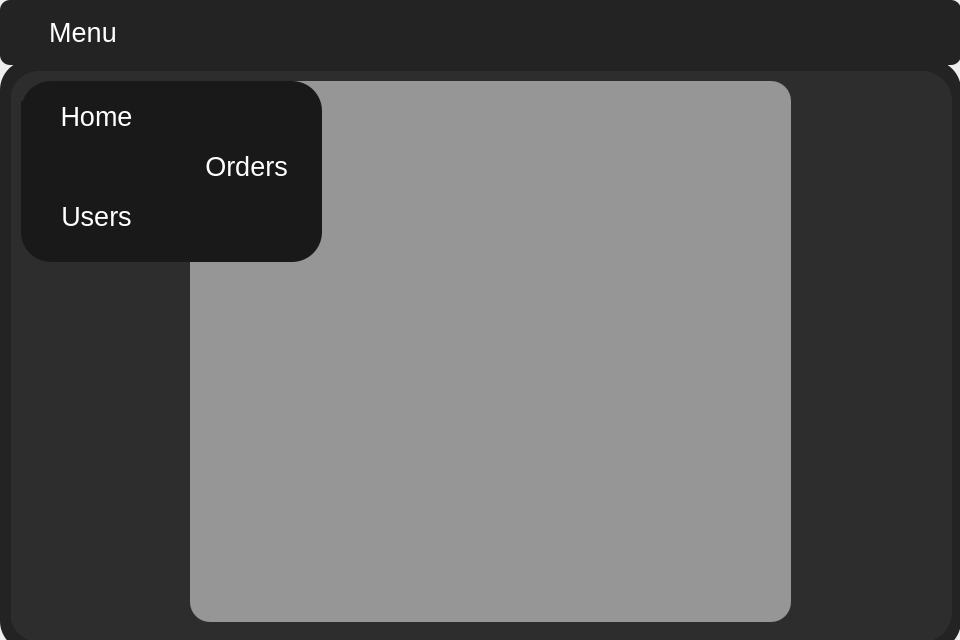
<?xml version="1.0" encoding="UTF-8"?>
<ui version="4.0">
 <class>Form</class>
 <widget class="QWidget" name="Form">
  <property name="geometry">
   <rect>
    <x>0</x>
    <y>0</y>
    <width>960</width>
    <height>640</height>
   </rect>
  </property>
  <property name="windowTitle">
   <string>Form</string>
  </property>
  <widget class="QFrame" name="topFrame">
   <property name="geometry">
    <rect>
     <x>0</x>
     <y>0</y>
     <width>961</width>
     <height>65</height>
    </rect>
   </property>
   <property name="styleSheet">
    <string notr="true">background-color: rgb(35, 35, 35);
border-radius:10px;</string>
   </property>
   <property name="frameShape">
    <enum>QFrame::StyledPanel</enum>
   </property>
   <property name="frameShadow">
    <enum>QFrame::Raised</enum>
   </property>
   <layout class="QHBoxLayout" name="horizontalLayout">
    <item>
     <spacer name="horizontalSpacer_2">
      <property name="orientation">
       <enum>Qt::Horizontal</enum>
      </property>
      <property name="sizeType">
       <enum>QSizePolicy::Preferred</enum>
      </property>
      <property name="sizeHint" stdset="0">
       <size>
        <width>40</width>
        <height>20</height>
       </size>
      </property>
     </spacer>
    </item>
    <item>
     <widget class="QPushButton" name="menuButton">
      <property name="font">
       <font>
        <family>Segoe UI</family>
        <pointsize>20</pointsize>
       </font>
      </property>
      <property name="styleSheet">
       <string notr="true">color:white
</string>
      </property>
      <property name="text">
       <string>Menu</string>
      </property>
      <property name="icon">
       <iconset resource="resource.qrc">
        <normaloff>:/background/Resources/menu.png</normaloff>:/background/Resources/menu.png</iconset>
      </property>
      <property name="iconSize">
       <size>
        <width>32</width>
        <height>32</height>
       </size>
      </property>
      <property name="checkable">
       <bool>false</bool>
      </property>
      <property name="autoDefault">
       <bool>false</bool>
      </property>
      <property name="flat">
       <bool>true</bool>
      </property>
     </widget>
    </item>
    <item>
     <spacer name="horizontalSpacer">
      <property name="orientation">
       <enum>Qt::Horizontal</enum>
      </property>
      <property name="sizeHint" stdset="0">
       <size>
        <width>40</width>
        <height>20</height>
       </size>
      </property>
     </spacer>
    </item>
    <item>
     <widget class="QPushButton" name="minButton">
      <property name="font">
       <font>
        <family>Segoe UI</family>
        <pointsize>20</pointsize>
       </font>
      </property>
      <property name="styleSheet">
       <string notr="true">color:white
</string>
      </property>
      <property name="text">
       <string/>
      </property>
      <property name="icon">
       <iconset resource="resource.qrc">
        <normaloff>:/background/Resources/minimize.png</normaloff>:/background/Resources/minimize.png</iconset>
      </property>
      <property name="iconSize">
       <size>
        <width>24</width>
        <height>24</height>
       </size>
      </property>
      <property name="checkable">
       <bool>false</bool>
      </property>
      <property name="autoDefault">
       <bool>false</bool>
      </property>
      <property name="flat">
       <bool>true</bool>
      </property>
     </widget>
    </item>
    <item>
     <widget class="QPushButton" name="maxButton">
      <property name="font">
       <font>
        <family>Segoe UI</family>
        <pointsize>20</pointsize>
       </font>
      </property>
      <property name="styleSheet">
       <string notr="true">color:white
</string>
      </property>
      <property name="text">
       <string/>
      </property>
      <property name="icon">
       <iconset resource="resource.qrc">
        <normaloff>:/background/Resources/maximize.png</normaloff>:/background/Resources/maximize.png</iconset>
      </property>
      <property name="iconSize">
       <size>
        <width>24</width>
        <height>24</height>
       </size>
      </property>
      <property name="checkable">
       <bool>false</bool>
      </property>
      <property name="autoDefault">
       <bool>false</bool>
      </property>
      <property name="flat">
       <bool>true</bool>
      </property>
     </widget>
    </item>
    <item>
     <widget class="QPushButton" name="closeButton">
      <property name="font">
       <font>
        <family>Segoe UI</family>
        <pointsize>20</pointsize>
       </font>
      </property>
      <property name="styleSheet">
       <string notr="true">color:white
</string>
      </property>
      <property name="text">
       <string/>
      </property>
      <property name="icon">
       <iconset resource="resource.qrc">
        <normaloff>:/background/Resources/close.png</normaloff>:/background/Resources/close.png</iconset>
      </property>
      <property name="iconSize">
       <size>
        <width>24</width>
        <height>24</height>
       </size>
      </property>
      <property name="checkable">
       <bool>false</bool>
      </property>
      <property name="autoDefault">
       <bool>false</bool>
      </property>
      <property name="flat">
       <bool>true</bool>
      </property>
     </widget>
    </item>
   </layout>
  </widget>
  <widget class="QFrame" name="mainFrame">
   <property name="geometry">
    <rect>
     <x>0</x>
     <y>60</y>
     <width>961</width>
     <height>591</height>
    </rect>
   </property>
   <property name="styleSheet">
    <string notr="true">background-color: rgb(35, 35, 35);
border-radius:30px;</string>
   </property>
   <property name="frameShape">
    <enum>QFrame::NoFrame</enum>
   </property>
   <property name="frameShadow">
    <enum>QFrame::Raised</enum>
   </property>
   <widget class="QFrame" name="middleFrame">
    <property name="geometry">
     <rect>
      <x>11</x>
      <y>11</y>
      <width>941</width>
      <height>571</height>
     </rect>
    </property>
    <property name="styleSheet">
     <string notr="true">background-color: rgb(45, 45, 45);</string>
    </property>
    <property name="frameShape">
     <enum>QFrame::NoFrame</enum>
    </property>
    <property name="frameShadow">
     <enum>QFrame::Raised</enum>
    </property>
    <widget class="QFrame" name="leftFrame">
     <property name="geometry">
      <rect>
       <x>10</x>
       <y>10</y>
       <width>301</width>
       <height>181</height>
      </rect>
     </property>
     <property name="minimumSize">
      <size>
       <width>180</width>
       <height>0</height>
      </size>
     </property>
     <property name="maximumSize">
      <size>
       <width>16777215</width>
       <height>16777215</height>
      </size>
     </property>
     <property name="styleSheet">
      <string notr="true">background-color:rgba(25, 25, 25, 255);
border-radius:30px</string>
     </property>
     <property name="frameShape">
      <enum>QFrame::NoFrame</enum>
     </property>
     <property name="frameShadow">
      <enum>QFrame::Raised</enum>
     </property>
     <widget class="QPushButton" name="homeButton">
      <property name="geometry">
       <rect>
        <x>0</x>
        <y>20</y>
        <width>151</width>
        <height>31</height>
       </rect>
      </property>
      <property name="font">
       <font>
        <family>Segoe UI</family>
        <pointsize>20</pointsize>
       </font>
      </property>
      <property name="styleSheet">
       <string notr="true">color:white
</string>
      </property>
      <property name="text">
       <string>Home</string>
      </property>
      <property name="icon">
       <iconset resource="resource.qrc">
        <normaloff>:/background/Resources/home.png</normaloff>:/background/Resources/home.png</iconset>
      </property>
      <property name="iconSize">
       <size>
        <width>32</width>
        <height>32</height>
       </size>
      </property>
      <property name="checkable">
       <bool>false</bool>
      </property>
      <property name="autoDefault">
       <bool>false</bool>
      </property>
      <property name="flat">
       <bool>true</bool>
      </property>
     </widget>
     <widget class="QPushButton" name="profileButton">
      <property name="geometry">
       <rect>
        <x>0</x>
        <y>120</y>
        <width>151</width>
        <height>31</height>
       </rect>
      </property>
      <property name="font">
       <font>
        <family>Segoe UI</family>
        <pointsize>20</pointsize>
       </font>
      </property>
      <property name="styleSheet">
       <string notr="true">color:white
</string>
      </property>
      <property name="text">
       <string>Users</string>
      </property>
      <property name="icon">
       <iconset resource="resource.qrc">
        <normaloff>:/background/Resources/profile.png</normaloff>:/background/Resources/profile.png</iconset>
      </property>
      <property name="iconSize">
       <size>
        <width>32</width>
        <height>32</height>
       </size>
      </property>
      <property name="checkable">
       <bool>false</bool>
      </property>
      <property name="autoDefault">
       <bool>false</bool>
      </property>
      <property name="flat">
       <bool>true</bool>
      </property>
     </widget>
     <widget class="QPushButton" name="cartButton">
      <property name="geometry">
       <rect>
        <x>150</x>
        <y>70</y>
        <width>151</width>
        <height>31</height>
       </rect>
      </property>
      <property name="font">
       <font>
        <family>Segoe UI</family>
        <pointsize>20</pointsize>
       </font>
      </property>
      <property name="styleSheet">
       <string notr="true">color:white
</string>
      </property>
      <property name="text">
       <string>Orders</string>
      </property>
      <property name="icon">
       <iconset resource="resource.qrc">
        <normaloff>:/background/Resources/cart.png</normaloff>:/background/Resources/cart.png</iconset>
      </property>
      <property name="iconSize">
       <size>
        <width>32</width>
        <height>32</height>
       </size>
      </property>
      <property name="checkable">
       <bool>false</bool>
      </property>
      <property name="autoDefault">
       <bool>false</bool>
      </property>
      <property name="flat">
       <bool>true</bool>
      </property>
     </widget>
    </widget>
    <widget class="QStackedWidget" name="stackedWidget">
     <property name="geometry">
      <rect>
       <x>-1</x>
       <y>0</y>
       <width>941</width>
       <height>571</height>
      </rect>
     </property>
     <property name="currentIndex">
      <number>1</number>
     </property>
     <widget class="QWidget" name="home">
      <widget class="QFrame" name="login_form_frame">
       <property name="geometry">
        <rect>
         <x>20</x>
         <y>10</y>
         <width>911</width>
         <height>551</height>
        </rect>
       </property>
       <property name="minimumSize">
        <size>
         <width>450</width>
         <height>350</height>
        </size>
       </property>
       <property name="maximumSize">
        <size>
         <width>9999999</width>
         <height>16777215</height>
        </size>
       </property>
       <property name="styleSheet">
        <string notr="true">border-radius: 20px;
</string>
       </property>
       <property name="frameShape">
        <enum>QFrame::StyledPanel</enum>
       </property>
       <property name="frameShadow">
        <enum>QFrame::Raised</enum>
       </property>
       <widget class="QFrame" name="input_fileds_frame">
        <property name="geometry">
         <rect>
          <x>180</x>
          <y>0</y>
          <width>541</width>
          <height>551</height>
         </rect>
        </property>
        <property name="styleSheet">
         <string notr="true">QFrame{

	
	
	
	background-color: qlineargradient(spread:pad, x1:0.489, y1:0, x2:0.534, y2:1, stop:0 rgba(25, 25, 25, 255), stop:1 rgba(39, 39, 39, 255));

}
QLineEdit {
	border: 2px solid rgb(0, 93, 159);
	border-radius: 10px;
	padding: 15px;
	background-color: rgb(0, 69, 116);
	color: rgb(255, 255, 255);
}
QLineEdit:hover {
	border: 2px solid rgb(0, 66, 124);
}
QLineEdit:focus {
	border: 2px solid rgb(206, 206, 206);
	color: rgb(200, 200, 200);
}
QPushButton {
	border: 2px solid rgb(45, 45, 45);
	border-radius: 10px;
	padding: 15px;
	background-color:rgb(14, 13, 24);
	color: rgb(255, 255, 255);
}
QPushButton:hover {
	border: 2px solid rgb(0, 66, 124);
}
QLabel{
	border:3px solid  rgb(45, 45, 45);
	border-radius: 10px;
	
	background-color: rgb(6, 63, 104);
}
QCheckBox{
	color: rgb(255, 255, 255);
	padding: 10px;
}
QCheckBox::indicator {
    border: 3px solid rgb(0, 93, 159);
	width: 20px;
	height: 20px;
	border-radius: 10px;
    background:rgb(0, 0, 0);
}
QCheckBox::indicator:hover {
    border: 3px solid rgb(255, 255, 255);
}
QCheckBox::indicator:checked {
    background: 3px solid rgb(34, 34, 34);
	background-image: url(:/icons/icons/cil-check.png);
}</string>
        </property>
        <property name="frameShape">
         <enum>QFrame::StyledPanel</enum>
        </property>
        <property name="frameShadow">
         <enum>QFrame::Raised</enum>
        </property>
        <widget class="QLineEdit" name="lineEdit">
         <property name="geometry">
          <rect>
           <x>160</x>
           <y>210</y>
           <width>200</width>
           <height>52</height>
          </rect>
         </property>
         <property name="minimumSize">
          <size>
           <width>200</width>
           <height>50</height>
          </size>
         </property>
         <property name="maximumSize">
          <size>
           <width>200</width>
           <height>16777215</height>
          </size>
         </property>
         <property name="styleSheet">
          <string notr="true">border:3px solid  rgb(43, 31, 91);
border-radius: 10px;
background-color: rgb(85, 170, 255);</string>
         </property>
         <property name="alignment">
          <set>Qt::AlignCenter</set>
         </property>
         <property name="placeholderText">
          <string>Username</string>
         </property>
        </widget>
        <widget class="QLineEdit" name="lineEdit_2">
         <property name="geometry">
          <rect>
           <x>160</x>
           <y>270</y>
           <width>200</width>
           <height>52</height>
          </rect>
         </property>
         <property name="minimumSize">
          <size>
           <width>200</width>
           <height>50</height>
          </size>
         </property>
         <property name="maximumSize">
          <size>
           <width>200</width>
           <height>16777215</height>
          </size>
         </property>
         <property name="styleSheet">
          <string notr="true">border:3px solid  rgb(43, 31, 91);
border-radius: 10px;
background-color: rgb(85, 170, 255);</string>
         </property>
         <property name="echoMode">
          <enum>QLineEdit::Normal</enum>
         </property>
         <property name="alignment">
          <set>Qt::AlignCenter</set>
         </property>
         <property name="placeholderText">
          <string>Email</string>
         </property>
        </widget>
        <widget class="QPushButton" name="pushButton">
         <property name="geometry">
          <rect>
           <x>200</x>
           <y>480</y>
           <width>121</width>
           <height>50</height>
          </rect>
         </property>
         <property name="minimumSize">
          <size>
           <width>0</width>
           <height>50</height>
          </size>
         </property>
         <property name="maximumSize">
          <size>
           <width>200</width>
           <height>16777215</height>
          </size>
         </property>
         <property name="text">
          <string>Update</string>
         </property>
        </widget>
        <widget class="QFrame" name="profile_icon_frame">
         <property name="geometry">
          <rect>
           <x>230</x>
           <y>70</y>
           <width>64</width>
           <height>64</height>
          </rect>
         </property>
         <property name="minimumSize">
          <size>
           <width>64</width>
           <height>64</height>
          </size>
         </property>
         <property name="maximumSize">
          <size>
           <width>64</width>
           <height>64</height>
          </size>
         </property>
         <property name="autoFillBackground">
          <bool>false</bool>
         </property>
         <property name="styleSheet">
          <string notr="true">image: url(:/background/Resources/user.png);
border-radius: 10px;
border: 3px solid rgb(35, 35, 35);

</string>
         </property>
         <property name="frameShape">
          <enum>QFrame::StyledPanel</enum>
         </property>
         <property name="frameShadow">
          <enum>QFrame::Raised</enum>
         </property>
        </widget>
        <widget class="QLineEdit" name="lineEdit_3">
         <property name="geometry">
          <rect>
           <x>160</x>
           <y>330</y>
           <width>200</width>
           <height>52</height>
          </rect>
         </property>
         <property name="minimumSize">
          <size>
           <width>200</width>
           <height>50</height>
          </size>
         </property>
         <property name="maximumSize">
          <size>
           <width>200</width>
           <height>16777215</height>
          </size>
         </property>
         <property name="styleSheet">
          <string notr="true">border:3px solid  rgb(43, 31, 91);
border-radius: 10px;
background-color: rgb(85, 170, 255);</string>
         </property>
         <property name="echoMode">
          <enum>QLineEdit::Password</enum>
         </property>
         <property name="alignment">
          <set>Qt::AlignCenter</set>
         </property>
         <property name="placeholderText">
          <string>Password</string>
         </property>
        </widget>
        <widget class="QLineEdit" name="lineEdit_4">
         <property name="geometry">
          <rect>
           <x>160</x>
           <y>390</y>
           <width>200</width>
           <height>52</height>
          </rect>
         </property>
         <property name="minimumSize">
          <size>
           <width>200</width>
           <height>50</height>
          </size>
         </property>
         <property name="maximumSize">
          <size>
           <width>200</width>
           <height>16777215</height>
          </size>
         </property>
         <property name="styleSheet">
          <string notr="true">border:3px solid  rgb(43, 31, 91);
border-radius: 10px;
background-color: rgb(85, 170, 255);</string>
         </property>
         <property name="echoMode">
          <enum>QLineEdit::Normal</enum>
         </property>
         <property name="alignment">
          <set>Qt::AlignCenter</set>
         </property>
         <property name="placeholderText">
          <string>Phone</string>
         </property>
        </widget>
       </widget>
      </widget>
     </widget>
     <widget class="QWidget" name="profile">
      <widget class="QFrame" name="cart">
       <property name="geometry">
        <rect>
         <x>20</x>
         <y>10</y>
         <width>911</width>
         <height>551</height>
        </rect>
       </property>
       <property name="minimumSize">
        <size>
         <width>450</width>
         <height>350</height>
        </size>
       </property>
       <property name="maximumSize">
        <size>
         <width>9999999</width>
         <height>16777215</height>
        </size>
       </property>
       <property name="styleSheet">
        <string notr="true">border-radius: 20px;
</string>
       </property>
       <property name="frameShape">
        <enum>QFrame::StyledPanel</enum>
       </property>
       <property name="frameShadow">
        <enum>QFrame::Raised</enum>
       </property>
       <widget class="QTableView" name="tableView">
        <property name="geometry">
         <rect>
          <x>160</x>
          <y>0</y>
          <width>601</width>
          <height>541</height>
         </rect>
        </property>
        <property name="styleSheet">
         <string notr="true">background-color: rgb(150, 150, 150);</string>
        </property>
       </widget>
      </widget>
     </widget>
     <widget class="QWidget" name="page">
      <widget class="QFrame" name="frame">
       <property name="geometry">
        <rect>
         <x>640</x>
         <y>50</y>
         <width>291</width>
         <height>451</height>
        </rect>
       </property>
       <property name="styleSheet">
        <string notr="true">background-color: rgb(15, 15, 15);</string>
       </property>
       <property name="frameShape">
        <enum>QFrame::StyledPanel</enum>
       </property>
       <property name="frameShadow">
        <enum>QFrame::Raised</enum>
       </property>
       <widget class="QFrame" name="frame_2">
        <property name="geometry">
         <rect>
          <x>20</x>
          <y>10</y>
          <width>251</width>
          <height>291</height>
         </rect>
        </property>
        <property name="styleSheet">
         <string notr="true">image: url(:/background/Resources/telescope2.png);</string>
        </property>
        <property name="frameShape">
         <enum>QFrame::StyledPanel</enum>
        </property>
        <property name="frameShadow">
         <enum>QFrame::Raised</enum>
        </property>
       </widget>
       <widget class="QLabel" name="label">
        <property name="geometry">
         <rect>
          <x>30</x>
          <y>290</y>
          <width>221</width>
          <height>61</height>
         </rect>
        </property>
        <property name="font">
         <font>
          <family>Segoe UI</family>
          <pointsize>16</pointsize>
         </font>
        </property>
        <property name="styleSheet">
         <string notr="true">color:white;</string>
        </property>
        <property name="text">
         <string>Kosmos Astro Telescope</string>
        </property>
       </widget>
       <widget class="QPushButton" name="homeButton_2">
        <property name="geometry">
         <rect>
          <x>90</x>
          <y>390</y>
          <width>111</width>
          <height>41</height>
         </rect>
        </property>
        <property name="font">
         <font>
          <family>Segoe UI</family>
          <pointsize>20</pointsize>
         </font>
        </property>
        <property name="styleSheet">
         <string notr="true">color:white;
background-color: rgb(59, 59, 59);
border-radius:10px;
</string>
        </property>
        <property name="text">
         <string>Buy</string>
        </property>
        <property name="iconSize">
         <size>
          <width>32</width>
          <height>32</height>
         </size>
        </property>
        <property name="checkable">
         <bool>false</bool>
        </property>
        <property name="autoDefault">
         <bool>false</bool>
        </property>
        <property name="flat">
         <bool>true</bool>
        </property>
       </widget>
      </widget>
      <widget class="QFrame" name="frame_3">
       <property name="geometry">
        <rect>
         <x>330</x>
         <y>50</y>
         <width>291</width>
         <height>451</height>
        </rect>
       </property>
       <property name="styleSheet">
        <string notr="true">background-color: rgb(15, 15, 15);</string>
       </property>
       <property name="frameShape">
        <enum>QFrame::StyledPanel</enum>
       </property>
       <property name="frameShadow">
        <enum>QFrame::Raised</enum>
       </property>
       <widget class="QFrame" name="frame_5">
        <property name="geometry">
         <rect>
          <x>20</x>
          <y>10</y>
          <width>251</width>
          <height>291</height>
         </rect>
        </property>
        <property name="styleSheet">
         <string notr="true">image:url(:/background/Resources/toy2.png);</string>
        </property>
        <property name="frameShape">
         <enum>QFrame::StyledPanel</enum>
        </property>
        <property name="frameShadow">
         <enum>QFrame::Raised</enum>
        </property>
       </widget>
       <widget class="QLabel" name="label_3">
        <property name="geometry">
         <rect>
          <x>70</x>
          <y>290</y>
          <width>161</width>
          <height>61</height>
         </rect>
        </property>
        <property name="font">
         <font>
          <family>Segoe UI</family>
          <pointsize>16</pointsize>
         </font>
        </property>
        <property name="styleSheet">
         <string notr="true">color:white;</string>
        </property>
        <property name="text">
         <string>Saturn Plush Toy</string>
        </property>
       </widget>
       <widget class="QPushButton" name="homeButton_4">
        <property name="geometry">
         <rect>
          <x>90</x>
          <y>390</y>
          <width>111</width>
          <height>41</height>
         </rect>
        </property>
        <property name="font">
         <font>
          <family>Segoe UI</family>
          <pointsize>20</pointsize>
         </font>
        </property>
        <property name="styleSheet">
         <string notr="true">color:white;
background-color: rgb(59, 59, 59);
border-radius:10px;
</string>
        </property>
        <property name="text">
         <string>Buy</string>
        </property>
        <property name="iconSize">
         <size>
          <width>32</width>
          <height>32</height>
         </size>
        </property>
        <property name="checkable">
         <bool>false</bool>
        </property>
        <property name="autoDefault">
         <bool>false</bool>
        </property>
        <property name="flat">
         <bool>true</bool>
        </property>
       </widget>
      </widget>
      <widget class="QFrame" name="frame_6">
       <property name="geometry">
        <rect>
         <x>20</x>
         <y>50</y>
         <width>291</width>
         <height>451</height>
        </rect>
       </property>
       <property name="styleSheet">
        <string notr="true">background-color: rgb(15, 15, 15);</string>
       </property>
       <property name="frameShape">
        <enum>QFrame::StyledPanel</enum>
       </property>
       <property name="frameShadow">
        <enum>QFrame::Raised</enum>
       </property>
       <widget class="QFrame" name="frame_8">
        <property name="geometry">
         <rect>
          <x>20</x>
          <y>10</y>
          <width>251</width>
          <height>291</height>
         </rect>
        </property>
        <property name="styleSheet">
         <string notr="true">image: url(:/background/Resources/telescope1.png);</string>
        </property>
        <property name="frameShape">
         <enum>QFrame::StyledPanel</enum>
        </property>
        <property name="frameShadow">
         <enum>QFrame::Raised</enum>
        </property>
       </widget>
       <widget class="QLabel" name="label_5">
        <property name="geometry">
         <rect>
          <x>70</x>
          <y>290</y>
          <width>161</width>
          <height>61</height>
         </rect>
        </property>
        <property name="font">
         <font>
          <family>Segoe UI</family>
          <pointsize>16</pointsize>
         </font>
        </property>
        <property name="styleSheet">
         <string notr="true">color:white;</string>
        </property>
        <property name="text">
         <string>LX200 Telescope</string>
        </property>
       </widget>
       <widget class="QPushButton" name="homeButton_6">
        <property name="geometry">
         <rect>
          <x>90</x>
          <y>390</y>
          <width>111</width>
          <height>41</height>
         </rect>
        </property>
        <property name="font">
         <font>
          <family>Segoe UI</family>
          <pointsize>20</pointsize>
         </font>
        </property>
        <property name="styleSheet">
         <string notr="true">color:white;
background-color: rgb(59, 59, 59);
border-radius:10px;
</string>
        </property>
        <property name="text">
         <string>Buy</string>
        </property>
        <property name="iconSize">
         <size>
          <width>32</width>
          <height>32</height>
         </size>
        </property>
        <property name="checkable">
         <bool>false</bool>
        </property>
        <property name="autoDefault">
         <bool>false</bool>
        </property>
        <property name="flat">
         <bool>true</bool>
        </property>
       </widget>
      </widget>
     </widget>
    </widget>
    <zorder>stackedWidget</zorder>
    <zorder>leftFrame</zorder>
   </widget>
  </widget>
 </widget>
 <resources>
  <include location="resource.qrc"/>
 </resources>
 <connections/>
</ui>
